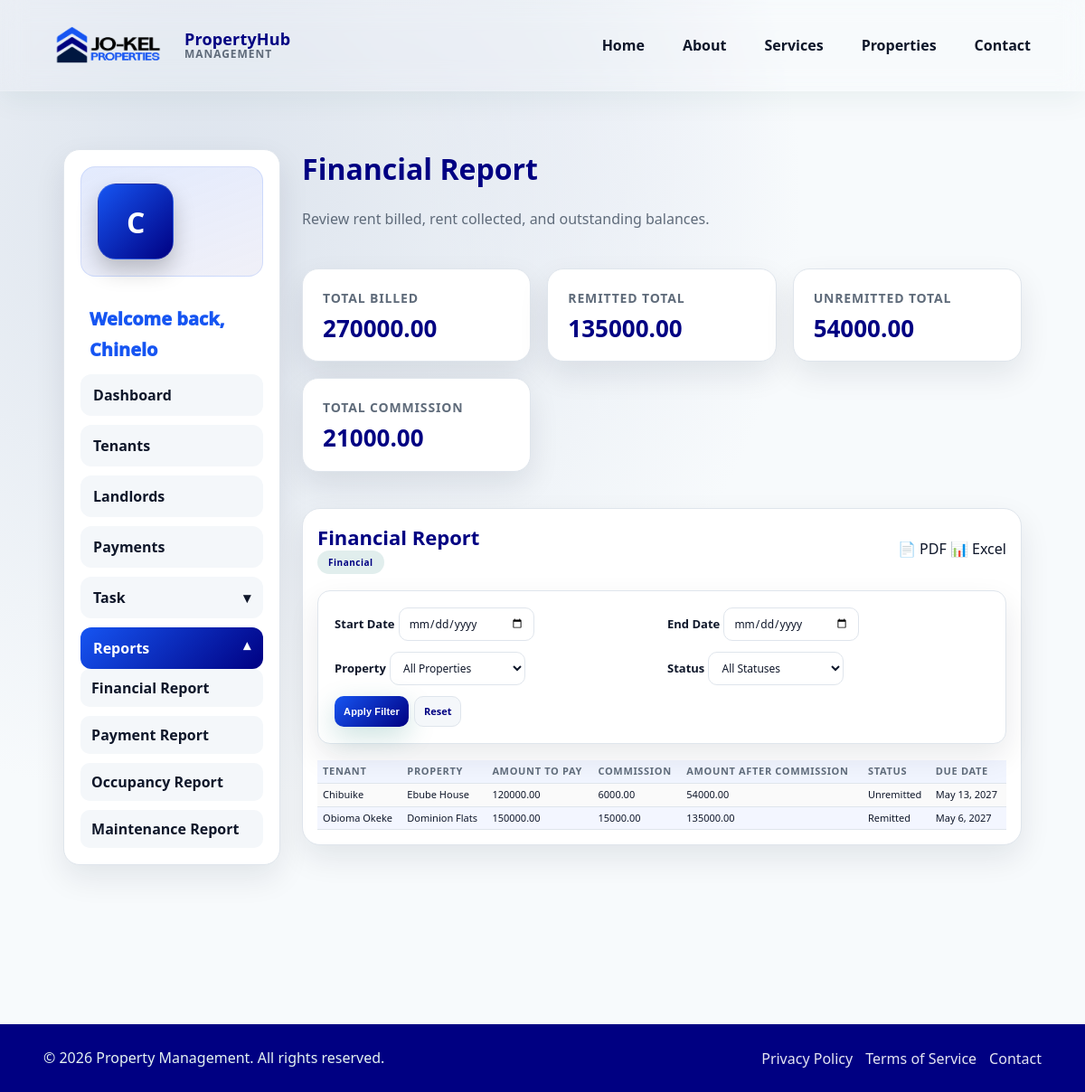
Page /dashboard/staff/reports/financial/ (signed in) on the committed database.
### apps/payments/models.py (models this page shows, shortened)
class Payment(models.Model):
    STATUS_UNREMITTED = 'unremitted'
    STATUS_REMITTED = 'remitted'
    STATUS_CHOICES = [
        (STATUS_UNREMITTED, 'Unremitted'),
        (STATUS_REMITTED, 'Remitted'),
    ]
    PAYMENT_METHOD_CASH = 'cash'
    PAYMENT_METHOD_TRANSFER = 'transfer'
    PAYMENT_METHOD_CARD = 'card'
    PAYMENT_METHOD_OTHER = 'other'
    PAYMENT_METHOD_CHOICES = [
        (PAYMENT_METHOD_CASH, 'Cash'),
        (PAYMENT_METHOD_TRANSFER, 'Transfer'),
        (PAYMENT_METHOD_CARD, 'Card'),
        (PAYMENT_METHOD_OTHER, 'Other'),
    ]
    tenant = models.ForeignKey(
        Tenant,
        on_delete=models.SET_NULL,
        related_name='payments',
        null=True,
        blank=True,
    )
    property = models.ForeignKey(
        Property,
        on_delete=models.SET_NULL,
        related_name='payments',
        null=True,
        blank=True,
    )
    tenant_name = models.CharField(max_length=160)
    property_name = models.CharField(max_length=160)
    amount_to_pay = models.DecimalField(max_digits=12, decimal_places=2)
    amount_paid = models.DecimalField(max_digits=12, decimal_places=2, default=0)
    payment_date = models.DateField(null=True, blank=True)
    due_date = models.DateField()
    payment_method = models.CharField(max_length=20, choices=PAYMENT_METHOD_CHOICES)
    status = models.CharField(max_length=20, choices=STATUS_CHOICES, default=STATUS_UNREMITTED)
    expected = models.DecimalField(max_digits=12, decimal_places=2, null=True, blank=True)
    bank_reference = models.CharField(max_length=120, blank=True)
    recorded_by = models.ForeignKey(
        settings.AUTH_USER_MODEL,
        on_delete=models.SET_NULL,
        related_name='recorded_payments',
        null=True,
        blank=True,
    )
    rent_period_start = models.DateField()
    rent_period_end = models.DateField()
    created_at = models.DateTimeField(auto_now_add=True)
    updated_at = models.DateTimeField(auto_now=True)
    class Meta:
        ordering = ['-due_date', '-created_at']

### apps/properties/models.py (models this page shows, shortened)
class Property(models.Model):
    landlord = models.ForeignKey(
        Landlord,
        on_delete=models.CASCADE,
        related_name='managed_properties',
    )
    property_name = models.CharField(max_length=160)
    property_type = models.CharField(max_length=120)
    number_of_units = models.PositiveIntegerField(default=1, validators=[MinValueValidator(1)])
    address = models.TextField()
    city = models.CharField(max_length=120, blank=True)
    state = models.CharField(max_length=120, blank=True)
    description = models.TextField(blank=True)
    created_at = models.DateTimeField(auto_now_add=True)
    updated_at = models.DateTimeField(auto_now=True)
    class Meta:
        ordering = ['property_name', '-created_at']

### dashboard/views.py (the view, shortened to what this page needs)
# urls.py: path('staff/reports/<str:report_type>/', views.StaffReportView.as_view(), name='staff-report'),
class StaffReportView(BaseReportView):
    expected_role = UserProfile.ROLE_STAFF
    heading = 'Staff Reports'
    intro = 'Review operational and financial reports for your assigned portfolio.'
    def get_base_queryset_data(self):
        staff_profile = StaffProfile.objects.filter(user=self.request.user).first()
        landlords = staff_profile.landlords.all()
        tenants = list(
            staff_profile.tenants.select_related('landlord', 'landlord__user', 'property').all()
        )
        properties = list(
            Property.objects.select_related('landlord', 'landlord__user')
            .filter(landlord__in=landlords)
            .order_by('property_name')
        )
        payments = list(
            Payment.objects.select_related('tenant', 'property', 'property__landlord', 'property__landlord__user')
            .filter(Q(tenant__in=staff_profile.tenants.all()) | Q(property__landlord__in=landlords))
            .distinct()
            .order_by('-due_date', '-created_at')
        )
        maintenance_reports = list(
            MaintenanceReport.objects.select_related('tenant', 'property', 'landlord__user', 'assigned_staff')
            .filter(Q(tenant__in=staff_profile.tenants.all()) | Q(landlord__in=landlords))
            .distinct()
            .order_by('-created_at')
        )
        return {
            'payments': payments,
            'tenants': tenants,
            'properties': properties,
            'maintenance_reports': maintenance_reports,
        }

### apps/accounts/adapter.py (called while the page is built)
def get_user_role(user):
    if not user.is_authenticated:
        return UserProfile.ROLE_USER
    profile = getattr(user, 'profile', None)
    if profile and profile.role:
        return profile.role
    if user.is_staff:
        return UserProfile.ROLE_STAFF
    return UserProfile.ROLE_USER

### dashboard/views.py (called while the page is built, shortened)
    def dispatch(self, request, *args, **kwargs):
        if self.expected_role and get_user_role(request.user) != self.expected_role:
            return redirect(get_dashboard_url_for_user(request.user))
        return super().dispatch(request, *args, **kwargs)

    def get_context_data(self, **kwargs):
        context = super().get_context_data(**kwargs)
        context.update(
            {
                'dashboard_heading': self.heading,
                'dashboard_intro': self.intro,
                'dashboard_role': self.expected_role or get_user_role(self.request.user),
            }
        )
        return context

    def get_report_key(self):
        report_key = self.kwargs.get('report_type')
        if report_key not in self.report_definitions:
            raise Http404('Unknown report type.')
        return report_key

    def get_financial_filter_values(self):
        return {
            'start_date': self.request.GET.get('start_date', '').strip(),
            'end_date': self.request.GET.get('end_date', '').strip(),
            'property': self.request.GET.get('property', '').strip(),
            'status': self.request.GET.get('status', '').strip(),
        }

    def apply_financial_filters(self, payments):
        filter_values = self.get_financial_filter_values()
        filtered_payments = payments
        active_filters = []
        start_date = filter_values['start_date']
        end_date = filter_values['end_date']
        property_filter = filter_values['property']
        status_filter = filter_values['status']
        if status_filter:
            filtered_payments = [
                payment for payment in filtered_payments if payment.status == status_filter
            ]
            status_display = dict(Payment.STATUS_CHOICES).get(status_filter, status_filter)
            active_filters.append(f'Status: {status_display}')
        return filtered_payments, filter_values, active_filters

### dashboard/templates/dashboard/report_detail.html (shortened to what this page needs)
{% extends 'dashboard/base.html' %}
{% block dashboard_sidebar %}
{% if request.user.profile.role == 'landlord' %}
<div class="sidebar-profile">
    <div class="sidebar-profile-avatar" aria-hidden="true">
        {{ request.user.get_full_name|default:request.user.username|slice:":1"|upper }}
    </div>
</div>
<div class="sidebar-profile-copy">
    <p class="sidebar-profile-greeting">Welcome back, {{ request.user.get_full_name|default:request.user.username }}</p>
</div>
<nav class="sidebar-nav">
    <ul>
        <li><a href="{% url 'dashboard:landlord' %}">Dashboard</a></li>
        <li><a href="{% url 'accounts:landlord-property-list' %}">Properties</a></li>
        <li><a href="{% url 'accounts:landlord-tenant-list' %}">Tenants</a></li>
        <li><a href="{% url 'dashboard:landlord-payments' %}">Payments</a></li>
        <li class="sidebar-dropdown-item">
            <details class="sidebar-dropdown" open>
                <summary>Reports</summary>
                <ul class="sidebar-dropdown-menu">
                    <li><a href="{% url 'dashboard:landlord-report' report_type='financial' %}">Financial Report</a></li>
                    <li><a href="{% url 'dashboard:landlord-report' report_type='payment' %}">Payment Report</a></li>
                    <li><a href="{% url 'dashboard:landlord-report' report_type='occupancy' %}">Occupancy Report</a></li>
                    <li><a href="{% url 'dashboard:landlord-report' report_type='maintenance' %}">Maintenance Report</a></li>
                </ul>
            </details>
        </li>
    </ul>
</nav>
{% else %}
<div class="sidebar-profile">
    <div class="sidebar-profile-avatar" aria-hidden="true">
        {{ request.user.get_full_name|default:request.user.username|slice:":1"|upper }}
    </div>
</div>
<div class="sidebar-profile-copy">
      <p class="sidebar-profile-greeting">Welcome back, {{ request.user.get_full_name|default:request.user.username }}</p>
</div>
<nav class="sidebar-nav">
    <ul>
        <li><a href="{% url 'dashboard:index' %}">Dashboard</a></li>
        <li><a href="{% url 'accounts:staff-tenant-list' %}">Tenants</a></li>
        <li><a href="{% url 'accounts:staff-landlord-list' %}">Landlords</a></li>
        <li><a href="{% url 'accounts:staff-payment-list' %}">Payments</a></li>
        <li class="sidebar-dropdown-item">
            <details class="sidebar-dropdown">
                <summary>Task</summary>
            </details>
        </li>
        <li class="sidebar-dropdown-item">
            <details class="sidebar-dropdown" open>
                <summary>Reports</summary>
                <ul class="sidebar-dropdown-menu">
                    <li><a href="{% url 'dashboard:staff-report' report_type='financial' %}">Financial Report</a></li>
                    <li><a href="{% url 'dashboard:staff-report' report_type='payment' %}">Payment Report</a></li>
                    <li><a href="{% url 'dashboard:staff-report' report_type='occupancy' %}">Occupancy Report</a></li>
                    <li><a href="{% url 'dashboard:staff-report' report_type='maintenance' %}">Maintenance Report</a></li>
                </ul>
            </details>
        </li>
    </ul>
</nav>
{% endif %}
{% endblock %}
{% block dashboard_content %}
<div class="dashboard-header">
    <div>
        <h1>{{ report_title }}</h1>
        <p>{{ report_intro }}</p>
    </div>
</div>
<div class="dashboard-stats">
    {% for card in report_summary_cards %}
    <div class="stat-card">
        <div class="stat-card-label">
            <h3>{{ card.label }}</h3>
        </div>
        <div class="stat-card-value">
            <p class="stat-number">{{ card.value }}</p>
        </div>
    </div>
    {% endfor %}
</div>
<section class="dashboard-panel">
    <div class="dashboard-panel-header">
        <div>
            <h2>{{ report_title }}</h2>
            <span class="pill">{{ report_key|title }}</span>
        </div>
        {% if report_key == 'financial' %}
        <div class="export-buttons">
            <a href="{% if request.user.profile.role == 'staff' %}{% url 'dashboard:staff-report-export' report_type=report_key export_format='pdf' %}{% else %}{% url 'dashboard:landlord-report-export' report_type=report_key export_format='pdf' %}{% endif %}?{{ request.GET.urlencode }}" class="export-button export-button-pdf" title="Export to PDF">
                <span>📄 PDF</span>
            </a>
            <a href="{% if request.user.profile.role == 'staff' %}{% url 'dashboard:staff-report-export' report_type=report_key export_format='excel' %}{% else %}{% url 'dashboard:landlord-report-export' report_type=report_key export_format='excel' %}{% endif %}?{{ request.GET.urlencode }}" class="export-button export-button-excel" title="Export to Excel">
                <span>📊 Excel</span>
            </a>
        </div>
        {% endif %}
    </div>
    {% if report_key == 'financial' %}
    <form method="get" class="dashboard-report-filter">
        <div class="dashboard-filter-grid">
            <div class="dashboard-field">
                <label class="dashboard-filter-label" for="report-start-date">Start Date</label>
                <input id="report-start-date" class="dashboard-filter-select" type="date" name="start_date" value="{{ financial_filter_values.start_date }}">
            </div>
            <div class="dashboard-field">
                <label class="dashboard-filter-label" for="report-end-date">End Date</label>
                <input id="report-end-date" class="dashboard-filter-select" type="date" name="end_date" value="{{ financial_filter_values.end_date }}">
            </div>
            <div class="dashboard-field">
                <label class="dashboard-filter-label" for="report-property">Property</label>
                <select id="report-property" class="dashboard-filter-select" name="property">
                    <option value="">All Properties</option>
                </select>
            </div>
            <div class="dashboard-field">
                <label class="dashboard-filter-label" for="report-status">Status</label>
                <select id="report-status" class="dashboard-filter-select" name="status">
                    <option value="">All Statuses</option>
                </select>
            </div>
        </div>
        <div class="dashboard-filter-actions">
            <button type="submit" class="dashboard-filter-button">Apply Filter</button>
            <a href="?" class="dashboard-filter-reset">Reset</a>
        </div>
    </form>
    {% endif %}
    {% if report_headers %}
    <div class="dashboard-table-wrap">
        <table class="dashboard-table">
            <thead>
                <tr>
                    {% for header in report_headers %}
                    <th>{{ header }}</th>
                    {% endfor %}
                </tr>
            </thead>
            <tbody>
                {% for row in report_rows %}
                <tr>
                    {% for cell in row %}
                    <td>{{ cell }}</td>
                    {% endfor %}
                </tr>
                {% empty %}
                <tr>
                    <td colspan="{{ report_headers|length }}" class="dashboard-table-empty">{{ report_empty_message }}</td>
                </tr>
                {% endfor %}
            </tbody>
        </table>
    </div>
    {% endif %}
</section>
{% endblock %}

### rows in the picture
Payment: row "Chibuike" "120000.00" "May 13, 2027"
Property: row "Ebube House"
Payment: row "Obioma Okeke" "150000.00" "May 6, 2027"
Property: row "Dominion Flats"

### other values in the picture
{{ request.user.get_full_name|default:request.user.username }} "Chinelo"
{{ report_title }} "Financial Report"
{{ report_intro }} "Review rent billed, rent collected, and outstanding balances."
{{ card.label }} "TOTAL BILLED" "REMITTED TOTAL" "UNREMITTED TOTAL" "TOTAL COMMISSION"
{{ card.value }} "270000.00" "135000.00" "54000.00" "21000.00"
{{ report_key|title }} "Financial"
{{ header }} "TENANT" "PROPERTY" "AMOUNT TO PAY" "COMMISSION" "AMOUNT AFTER COMMISSION" "STATUS" "DUE DATE"
{{ cell }} "6000.00" "54000.00" "Unremitted" "15000.00" "135000.00" "Remitted"
